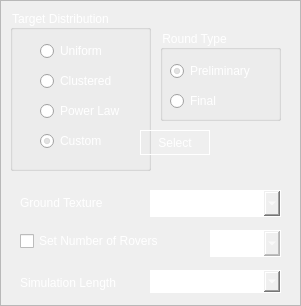
    <widget class="QFrame" name="setup_group">
     <property name="geometry">
      <rect>
       <x>10</x>
       <y>60</y>
       <width>301</width>
       <height>306</height>
      </rect>
     </property>
     <property name="frameShape">
      <enum>QFrame::StyledPanel</enum>
     </property>
     <property name="frameShadow">
      <enum>QFrame::Raised</enum>
     </property>
     <widget class="QGroupBox" name="target_distribution_group_box">
      <property name="geometry">
       <rect>
        <x>10</x>
        <y>10</y>
        <width>141</width>
        <height>161</height>
       </rect>
      </property>
      <property name="styleSheet">
       <string notr="true">color: rgb(255, 255, 255);
border-color: rgb(255, 255, 255);</string>
      </property>
      <property name="title">
       <string>Target Distribution</string>
      </property>
      <widget class="QRadioButton" name="uniform_distribution_radio_button">
       <property name="enabled">
        <bool>true</bool>
       </property>
       <property name="geometry">
        <rect>
         <x>30</x>
         <y>30</y>
         <width>91</width>
         <height>22</height>
        </rect>
       </property>
       <property name="styleSheet">
        <string notr="true">color: rgb(255, 255, 255);</string>
       </property>
       <property name="text">
        <string>Uniform</string>
       </property>
       <property name="checked">
        <bool>false</bool>
       </property>
      </widget>
      <widget class="QRadioButton" name="powerlaw_distribution_radio_button">
       <property name="enabled">
        <bool>true</bool>
       </property>
       <property name="geometry">
        <rect>
         <x>30</x>
         <y>90</y>
         <width>101</width>
         <height>22</height>
        </rect>
       </property>
       <property name="styleSheet">
        <string notr="true">color: rgb(255, 255, 255);</string>
       </property>
       <property name="text">
        <string>Power Law</string>
       </property>
      </widget>
      <widget class="QRadioButton" name="clustered_distribution_radio_button">
       <property name="enabled">
        <bool>true</bool>
       </property>
       <property name="geometry">
        <rect>
         <x>30</x>
         <y>60</y>
         <width>91</width>
         <height>22</height>
        </rect>
       </property>
       <property name="styleSheet">
        <string notr="true">color: rgb(255, 255, 255);</string>
       </property>
       <property name="text">
        <string>Clustered</string>
       </property>
       <property name="checked">
        <bool>false</bool>
       </property>
      </widget>
      <widget class="QRadioButton" name="custom_distribution_radio_button">
       <property name="enabled">
        <bool>true</bool>
       </property>
       <property name="geometry">
        <rect>
         <x>30</x>
         <y>120</y>
         <width>117</width>
         <height>22</height>
        </rect>
       </property>
       <property name="toolTip">
        <string>Select a custom target distribution</string>
       </property>
       <property name="styleSheet">
        <string notr="true">color: rgb(255, 255, 255);</string>
       </property>
       <property name="text">
        <string>Custom</string>
       </property>
       <property name="checked">
        <bool>true</bool>
       </property>
      </widget>
     </widget>
     <widget class="QPushButton" name="custom_world_path_button">
      <property name="enabled">
       <bool>false</bool>
      </property>
      <property name="geometry">
       <rect>
        <x>140</x>
        <y>130</y>
        <width>70</width>
        <height>25</height>
       </rect>
      </property>
      <property name="toolTip">
       <string>&lt;html&gt;&lt;head/&gt;&lt;body&gt;&lt;p&gt;Select custom target distribution&lt;/p&gt;&lt;/body&gt;&lt;/html&gt;</string>
      </property>
      <property name="styleSheet">
       <string notr="true">color: rgb(255, 255, 255);
border-color: rgb(255, 255, 255);
border: 1px solid white; 
</string>
      </property>
      <property name="text">
       <string>Select</string>
      </property>
     </widget>
     <widget class="QGroupBox" name="round_type_button_group">
      <property name="geometry">
       <rect>
        <x>160</x>
        <y>30</y>
        <width>121</width>
        <height>91</height>
       </rect>
      </property>
      <property name="styleSheet">
       <string notr="true">color: rgb(255, 255, 255);
border-color: rgb(255, 255, 255);</string>
      </property>
      <property name="title">
       <string>Round Type</string>
      </property>
      <widget class="QRadioButton" name="joystick_radio_button">
       <property name="enabled">
        <bool>true</bool>
       </property>
       <property name="geometry">
        <rect>
         <x>10</x>
         <y>30</y>
         <width>161</width>
         <height>22</height>
        </rect>
       </property>
       <property name="styleSheet">
        <string notr="true">color: rgb(255, 255, 255);</string>
       </property>
       <property name="text">
        <string>Preliminary</string>
       </property>
       <property name="checked">
        <bool>true</bool>
       </property>
      </widget>
      <widget class="QRadioButton" name="final_radio_button">
       <property name="enabled">
        <bool>true</bool>
       </property>
       <property name="geometry">
        <rect>
         <x>10</x>
         <y>60</y>
         <width>117</width>
         <height>22</height>
        </rect>
       </property>
       <property name="styleSheet">
        <string notr="true">color: rgb(255, 255, 255);</string>
       </property>
       <property name="text">
        <string>Final </string>
       </property>
      </widget>
     </widget>
     <widget class="QLabel" name="label_5">
      <property name="geometry">
       <rect>
        <x>20</x>
        <y>190</y>
        <width>111</width>
        <height>20</height>
       </rect>
      </property>
      <property name="styleSheet">
       <string notr="true">color: rgb(255, 255, 255);</string>
      </property>
      <property name="text">
       <string>&lt;html&gt;&lt;head/&gt;&lt;body&gt;&lt;p&gt;Ground Texture&lt;/p&gt;&lt;/body&gt;&lt;/html&gt;</string>
      </property>
      <property name="alignment">
       <set>Qt::AlignBottom|Qt::AlignLeading|Qt::AlignLeft</set>
      </property>
     </widget>
     <widget class="QComboBox" name="texture_combobox">
      <property name="geometry">
       <rect>
        <x>150</x>
        <y>190</y>
        <width>131</width>
        <height>27</height>
       </rect>
      </property>
      <property name="styleSheet">
       <string notr="true">color: rgb(255, 255, 255);
border-color: rgb(255, 255, 255);
border: 1px solid white; 
padding: 1px 0px 1px 3px; /*This makes text colour work*/
</string>
      </property>
      <item>
       <property name="text">
        <string>KSC Concrete</string>
       </property>
      </item>
      <item>
       <property name="text">
        <string>Gravel</string>
       </property>
      </item>
      <item>
       <property name="text">
        <string>Car park</string>
       </property>
      </item>
     </widget>
     <widget class="QLabel" name="custom_world_path">
      <property name="geometry">
       <rect>
        <x>68</x>
        <y>162</y>
        <width>200</width>
        <height>20</height>
       </rect>
      </property>
      <property name="styleSheet">
       <string notr="true">color: rgb(255, 255, 255);</string>
      </property>
      <property name="text">
       <string/>
      </property>
     </widget>
     <widget class="QCheckBox" name="override_num_rovers_checkbox">
      <property name="enabled">
       <bool>true</bool>
      </property>
      <property name="geometry">
       <rect>
        <x>20</x>
        <y>230</y>
        <width>181</width>
        <height>22</height>
       </rect>
      </property>
      <property name="styleSheet">
       <string notr="true">color: rgb(255, 255, 255);</string>
      </property>
      <property name="text">
       <string>Set Number of Rovers</string>
      </property>
      <property name="checked">
       <bool>false</bool>
      </property>
     </widget>
     <widget class="QComboBox" name="custom_num_rovers_combobox">
      <property name="enabled">
       <bool>false</bool>
      </property>
      <property name="geometry">
       <rect>
        <x>210</x>
        <y>230</y>
        <width>71</width>
        <height>27</height>
       </rect>
      </property>
      <property name="styleSheet">
       <string notr="true">color: rgb(255, 255, 255);
border-color: rgb(255, 255, 255);
border: 1px solid white; 
padding: 1px 0px 1px 3px; /*This makes text colour work*/
</string>
      </property>
      <item>
       <property name="text">
        <string>1</string>
       </property>
      </item>
      <item>
       <property name="text">
        <string>2</string>
       </property>
      </item>
      <item>
       <property name="text">
        <string>3</string>
       </property>
      </item>
      <item>
       <property name="text">
        <string>4</string>
       </property>
      </item>
      <item>
       <property name="text">
        <string>5</string>
       </property>
      </item>
      <item>
       <property name="text">
        <string>6</string>
       </property>
      </item>
     </widget>
     <widget class="QComboBox" name="simulation_timer_combo_box">
      <property name="enabled">
       <bool>true</bool>
      </property>
      <property name="geometry">
       <rect>
        <x>150</x>
        <y>270</y>
        <width>131</width>
        <height>23</height>
       </rect>
      </property>
      <property name="styleSheet">
       <string notr="true">color: rgb(255, 255, 255);
border-color: rgb(255, 255, 255);
border: 1px solid white; 
padding: 1px 0px 1px 3px; /*This makes text colour work*/
</string>
      </property>
      <property name="editable">
       <bool>false</bool>
      </property>
      <property name="currentIndex">
       <number>0</number>
      </property>
      <property name="sizeAdjustPolicy">
       <enum>QComboBox::AdjustToContentsOnFirstShow</enum>
      </property>
      <property name="minimumContentsLength">
       <number>0</number>
      </property>
      <property name="iconSize">
       <size>
        <width>4</width>
        <height>4</height>
       </size>
      </property>
      <item>
       <property name="text">
        <string>no time limit</string>
       </property>
      </item>
      <item>
       <property name="text">
        <string>10 min (Testing)</string>
       </property>
      </item>
      <item>
       <property name="text">
        <string>30 min (Preliminary)</string>
       </property>
      </item>
      <item>
       <property name="text">
        <string>60 min (Final)</string>
       </property>
      </item>
     </widget>
     <widget class="QLabel" name="simulation_timer_label">
      <property name="geometry">
       <rect>
        <x>20</x>
        <y>270</y>
        <width>130</width>
        <height>20</height>
       </rect>
      </property>
      <property name="styleSheet">
       <string notr="true">color: rgb(255, 255, 255);</string>
      </property>
      <property name="text">
       <string>&lt;html&gt;&lt;head/&gt;&lt;body&gt;&lt;p&gt;Simulation Length&lt;/p&gt;&lt;/body&gt;&lt;/html&gt;</string>
      </property>
      <property name="alignment">
       <set>Qt::AlignBottom|Qt::AlignLeading|Qt::AlignLeft</set>
      </property>
     </widget>
    </widget>
